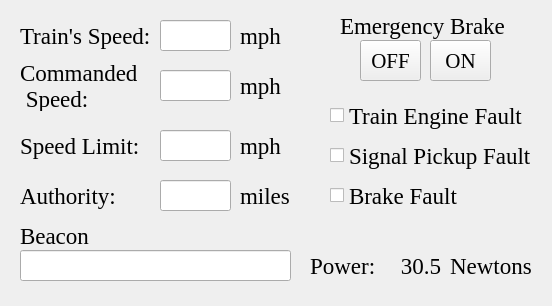
<?xml version="1.0" encoding="UTF-8"?>
<ui version="4.0">
 <class>Form</class>
 <widget class="QWidget" name="Form">
  <property name="geometry">
   <rect>
    <x>0</x>
    <y>0</y>
    <width>552</width>
    <height>306</height>
   </rect>
  </property>
  <property name="windowTitle">
   <string>Form</string>
  </property>
  <widget class="QLabel" name="speed_label">
   <property name="geometry">
    <rect>
     <x>20</x>
     <y>20</y>
     <width>141</width>
     <height>31</height>
    </rect>
   </property>
   <property name="font">
    <font>
     <family>Times New Roman</family>
     <pointsize>17</pointsize>
    </font>
   </property>
   <property name="text">
    <string>Train's Speed:</string>
   </property>
  </widget>
  <widget class="QLineEdit" name="speed_input">
   <property name="geometry">
    <rect>
     <x>160</x>
     <y>20</y>
     <width>71</width>
     <height>31</height>
    </rect>
   </property>
   <property name="font">
    <font>
     <family>Times New Roman</family>
     <pointsize>17</pointsize>
    </font>
   </property>
  </widget>
  <widget class="QLabel" name="label_7">
   <property name="geometry">
    <rect>
     <x>240</x>
     <y>20</y>
     <width>71</width>
     <height>31</height>
    </rect>
   </property>
   <property name="font">
    <font>
     <family>Times New Roman</family>
     <pointsize>17</pointsize>
    </font>
   </property>
   <property name="text">
    <string>mph</string>
   </property>
  </widget>
  <widget class="QLabel" name="label_17">
   <property name="geometry">
    <rect>
     <x>340</x>
     <y>10</y>
     <width>171</width>
     <height>31</height>
    </rect>
   </property>
   <property name="font">
    <font>
     <family>Times New Roman</family>
     <pointsize>17</pointsize>
    </font>
   </property>
   <property name="text">
    <string>Emergency Brake</string>
   </property>
  </widget>
  <widget class="QPushButton" name="e_brake_off_btn">
   <property name="geometry">
    <rect>
     <x>360</x>
     <y>40</y>
     <width>61</width>
     <height>41</height>
    </rect>
   </property>
   <property name="font">
    <font>
     <family>Times New Roman</family>
     <pointsize>16</pointsize>
    </font>
   </property>
   <property name="text">
    <string>OFF</string>
   </property>
  </widget>
  <widget class="QPushButton" name="e_brake_on_btn">
   <property name="geometry">
    <rect>
     <x>430</x>
     <y>40</y>
     <width>61</width>
     <height>41</height>
    </rect>
   </property>
   <property name="font">
    <font>
     <family>Times New Roman</family>
     <pointsize>16</pointsize>
    </font>
   </property>
   <property name="text">
    <string>ON</string>
   </property>
  </widget>
  <widget class="QLabel" name="speed_limit_label">
   <property name="geometry">
    <rect>
     <x>20</x>
     <y>130</y>
     <width>141</width>
     <height>31</height>
    </rect>
   </property>
   <property name="font">
    <font>
     <family>Times New Roman</family>
     <pointsize>17</pointsize>
    </font>
   </property>
   <property name="text">
    <string>Speed Limit:</string>
   </property>
  </widget>
  <widget class="QLineEdit" name="speed_limit_input">
   <property name="geometry">
    <rect>
     <x>160</x>
     <y>130</y>
     <width>71</width>
     <height>31</height>
    </rect>
   </property>
   <property name="font">
    <font>
     <family>Times New Roman</family>
     <pointsize>17</pointsize>
    </font>
   </property>
  </widget>
  <widget class="QLabel" name="label_8">
   <property name="geometry">
    <rect>
     <x>240</x>
     <y>130</y>
     <width>71</width>
     <height>31</height>
    </rect>
   </property>
   <property name="font">
    <font>
     <family>Times New Roman</family>
     <pointsize>17</pointsize>
    </font>
   </property>
   <property name="text">
    <string>mph</string>
   </property>
  </widget>
  <widget class="QLabel" name="authority_label">
   <property name="geometry">
    <rect>
     <x>20</x>
     <y>180</y>
     <width>141</width>
     <height>31</height>
    </rect>
   </property>
   <property name="font">
    <font>
     <family>Times New Roman</family>
     <pointsize>17</pointsize>
    </font>
   </property>
   <property name="text">
    <string>Authority:</string>
   </property>
  </widget>
  <widget class="QLineEdit" name="authority_input">
   <property name="geometry">
    <rect>
     <x>160</x>
     <y>180</y>
     <width>71</width>
     <height>31</height>
    </rect>
   </property>
   <property name="font">
    <font>
     <family>Times New Roman</family>
     <pointsize>17</pointsize>
    </font>
   </property>
  </widget>
  <widget class="QLabel" name="label_9">
   <property name="geometry">
    <rect>
     <x>240</x>
     <y>180</y>
     <width>71</width>
     <height>31</height>
    </rect>
   </property>
   <property name="font">
    <font>
     <family>Times New Roman</family>
     <pointsize>17</pointsize>
    </font>
   </property>
   <property name="text">
    <string>miles</string>
   </property>
  </widget>
  <widget class="QLabel" name="commanded_speed_label">
   <property name="geometry">
    <rect>
     <x>20</x>
     <y>60</y>
     <width>151</width>
     <height>51</height>
    </rect>
   </property>
   <property name="font">
    <font>
     <family>Times New Roman</family>
     <pointsize>17</pointsize>
    </font>
   </property>
   <property name="text">
    <string>Commanded 
 Speed:</string>
   </property>
  </widget>
  <widget class="QLineEdit" name="cmd_speed_input">
   <property name="geometry">
    <rect>
     <x>160</x>
     <y>70</y>
     <width>71</width>
     <height>31</height>
    </rect>
   </property>
   <property name="font">
    <font>
     <family>Times New Roman</family>
     <pointsize>17</pointsize>
    </font>
   </property>
  </widget>
  <widget class="QLabel" name="label_10">
   <property name="geometry">
    <rect>
     <x>240</x>
     <y>70</y>
     <width>71</width>
     <height>31</height>
    </rect>
   </property>
   <property name="font">
    <font>
     <family>Times New Roman</family>
     <pointsize>17</pointsize>
    </font>
   </property>
   <property name="text">
    <string>mph</string>
   </property>
  </widget>
  <widget class="QLabel" name="speed_limit_label_2">
   <property name="geometry">
    <rect>
     <x>20</x>
     <y>220</y>
     <width>71</width>
     <height>31</height>
    </rect>
   </property>
   <property name="font">
    <font>
     <family>Times New Roman</family>
     <pointsize>17</pointsize>
    </font>
   </property>
   <property name="text">
    <string>Beacon</string>
   </property>
  </widget>
  <widget class="QLineEdit" name="authority_input_2">
   <property name="geometry">
    <rect>
     <x>20</x>
     <y>250</y>
     <width>271</width>
     <height>31</height>
    </rect>
   </property>
   <property name="font">
    <font>
     <family>Times New Roman</family>
     <pointsize>17</pointsize>
    </font>
   </property>
  </widget>
  <widget class="QCheckBox" name="train_engine_box">
   <property name="geometry">
    <rect>
     <x>330</x>
     <y>90</y>
     <width>201</width>
     <height>51</height>
    </rect>
   </property>
   <property name="font">
    <font>
     <family>Times New Roman</family>
     <pointsize>17</pointsize>
    </font>
   </property>
   <property name="text">
    <string>Train Engine Fault</string>
   </property>
  </widget>
  <widget class="QCheckBox" name="signal_pickup_box">
   <property name="geometry">
    <rect>
     <x>330</x>
     <y>130</y>
     <width>201</width>
     <height>51</height>
    </rect>
   </property>
   <property name="font">
    <font>
     <family>Times New Roman</family>
     <pointsize>17</pointsize>
    </font>
   </property>
   <property name="text">
    <string>Signal Pickup Fault</string>
   </property>
  </widget>
  <widget class="QCheckBox" name="brake_box">
   <property name="geometry">
    <rect>
     <x>330</x>
     <y>170</y>
     <width>201</width>
     <height>51</height>
    </rect>
   </property>
   <property name="font">
    <font>
     <family>Times New Roman</family>
     <pointsize>17</pointsize>
    </font>
   </property>
   <property name="text">
    <string>Brake Fault</string>
   </property>
  </widget>
  <widget class="QLabel" name="power_label">
   <property name="geometry">
    <rect>
     <x>310</x>
     <y>250</y>
     <width>71</width>
     <height>31</height>
    </rect>
   </property>
   <property name="font">
    <font>
     <family>Times New Roman</family>
     <pointsize>17</pointsize>
    </font>
   </property>
   <property name="text">
    <string>Power:</string>
   </property>
  </widget>
  <widget class="QLabel" name="power">
   <property name="geometry">
    <rect>
     <x>370</x>
     <y>250</y>
     <width>71</width>
     <height>31</height>
    </rect>
   </property>
   <property name="font">
    <font>
     <family>Times New Roman</family>
     <pointsize>17</pointsize>
    </font>
   </property>
   <property name="text">
    <string>30.5</string>
   </property>
   <property name="alignment">
    <set>Qt::AlignRight|Qt::AlignTrailing|Qt::AlignVCenter</set>
   </property>
  </widget>
  <widget class="QLabel" name="power_label_2">
   <property name="geometry">
    <rect>
     <x>450</x>
     <y>250</y>
     <width>91</width>
     <height>31</height>
    </rect>
   </property>
   <property name="font">
    <font>
     <family>Times New Roman</family>
     <pointsize>17</pointsize>
    </font>
   </property>
   <property name="text">
    <string>Newtons</string>
   </property>
  </widget>
 </widget>
 <resources/>
 <connections/>
</ui>
